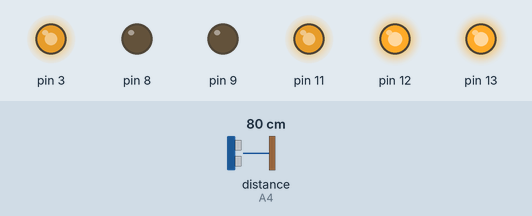
Simulated run of this sketch. Board: Arduino Mega 2560, built with avr-gcc and run on an emulated ATmega2560. Shown: output pins drawn as LEDs (lit = HIGH). Wiring (inferred from the names in the program): ultrasonic range finder: trigger A5; echo A4. The test bench sets the inputs (shaded band); at power-on: distance to the obstacle (sensor on A4) 80 cm. The echo pulse lasts 58.3 µs per cm; pins used as bus, display or sensor lines are not drawn.

Above: at 1.2 s.
1.3 s: distance to the obstacle (sensor on A4) set to 22 cm
2.8 s: distance to the obstacle (sensor on A4) set to 17 cm
At 3.1 s:
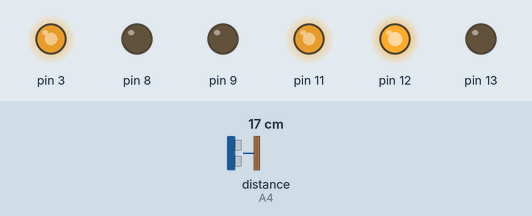
4.3 s: distance to the obstacle (sensor on A4) set to 35 cm
At 5.2 s:
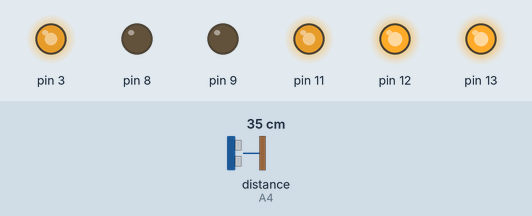
5.9 s: distance to the obstacle (sensor on A4) set to 2 cm
At 6.4 s:
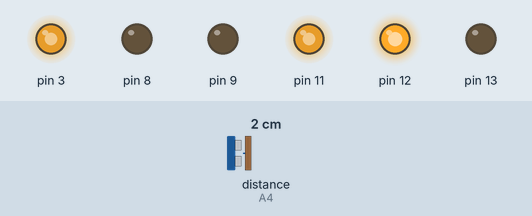
Timing chart, 0 to 8.4 s (numbered marks = the images above; inputs shaded):
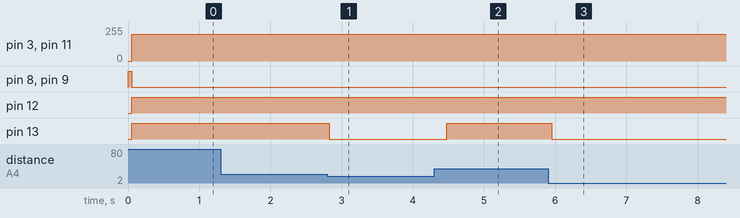

The sketch:

7_ultrasonic_motors.ino
```cpp
#include "Ultrasonic.h"
#include "MotorShield.h"

int TRIGGER_PIN = A5;
int ECHO_PIN = A4;
int MAX_DISTANCE = 200;
int AVOIDANCE_DISTANCE_CM = 20;

int PING_INTERVAL_MS = 50;
int TURN_TIME_MS = 500;

int SPEED = 200;

Ultrasonic sonar(TRIGGER_PIN, ECHO_PIN, MAX_DISTANCE);
MotorShield shield;

void setup() {
  Serial.begin(9600);
  sonar.init();
  shield.init();
}

void loop() {
  delay(PING_INTERVAL_MS);

  int distCm = sonar.ping();

  if (distCm > 0 && distCm < AVOIDANCE_DISTANCE_CM)
  {
    // turn
    shield.turn(SPEED);

    delay(TURN_TIME_MS);
  }
  else if (shield.getState() != MotorShield::FORWARD)
  {
    shield.move(SPEED);
  }
}
```

Measured:
- the behaviour switches between 20 and 19 cm on distance to the obstacle (sensor on A4) (found by bisection; images 0 and 1)
- after the input at 1.3 s, every drawn part: stays the same
- after the input at 2.8 s, pin 13: HIGH → LOW at once
- after the input at 4.3 s, pin 13: LOW → HIGH after 0.18 s
- after the input at 5.9 s, pin 13: HIGH → LOW after 0.05 s
